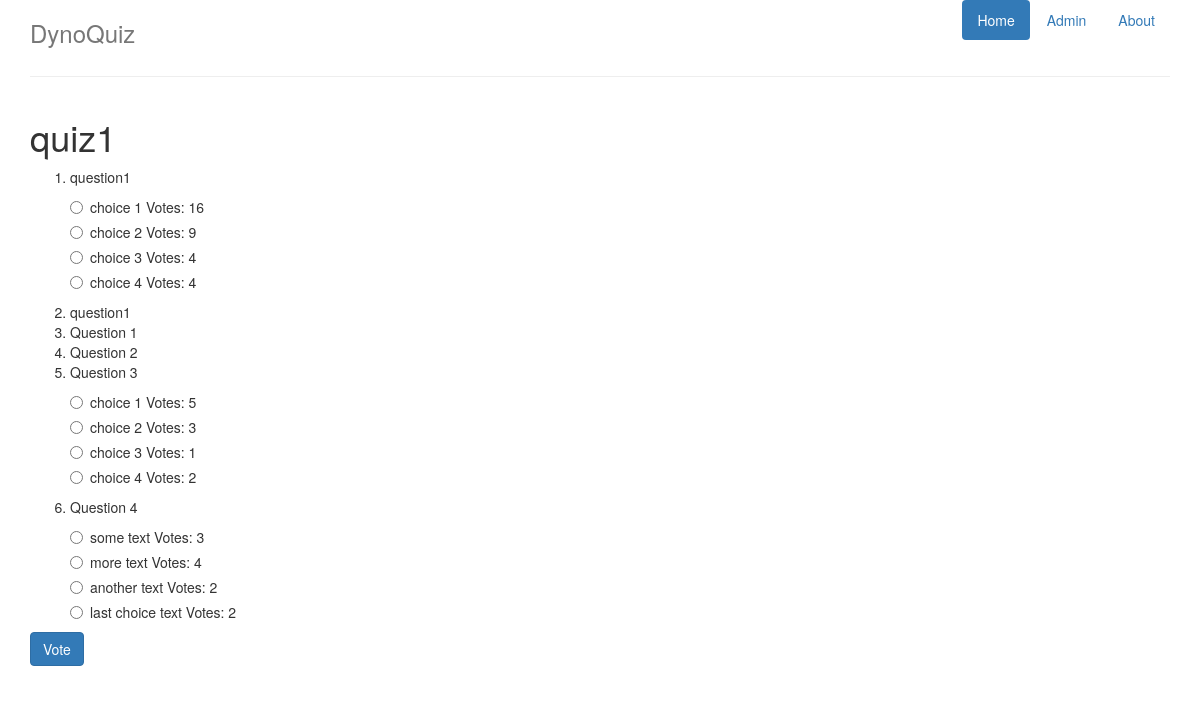
Page /dynoquiz/quiz/1/ on the committed database.
### dynoquiz/models.py (models this page shows, shortened)
class Quiz(models.Model):
    quiz_name = models.CharField(max_length=100)
    quiz_details = models.CharField(max_length=200, null=True)
    date_created = models.DateTimeField('date created')

class Question(models.Model):
    quiz = models.ForeignKey(Quiz)
    question_text = models.CharField(max_length=200)
    date_created = models.DateTimeField('date created')

class Choice(models.Model):
    question = models.ForeignKey(Question)
    choice_text = models.CharField(max_length=200)
    votes = models.IntegerField(default=0)

### dynoquiz/views.py (the view)
# urls.py: url(r'^quiz/(?P<quiz_id>[0-9]+)/$', views.quizdetail, name='quiz_detail'),
def quizdetail(request, quiz_id):
    quiz = Quiz.objects.get(pk=quiz_id)
    context = {'quiz': quiz}
    return render(request, 'dynoquiz/quizdetail.html', context)

### dynoquiz/templates/dynoquiz/quizdetail.html (shortened to what this page needs)
{% extends "dynoquiz/base.html" %}
{% block content %}
<div class="row">
    <div class="col-lg-12">
        <h1>{{quiz.quiz_name}}</h1>
        <form action="{% url 'dynoquiz:vote' quiz.id %}" method="post">
            {% if quiz.question_set.all %}
            <ol>
                {% for question in quiz.question_set.all %}
                    <li>{{question.question_text }}</li>
                    {% for choice in question.choice_set.all %}
                        <div class="radio">
                            <label><input type="radio" name="question{{question.id}}" id="choice{{choice.id}}" value="{{choice.id}}">{{choice.choice_text}} Votes: {{choice.votes}}</label>
                        </div>
                    {% endfor %}
                {% endfor %}
            </ol>
            {% else %}
                    <p>No questions for this quiz.</p>
            {% endif %}
            <input type="submit" value="Vote" class="btn btn-primary" />
        </form>
    </div>
</div>
{% endblock %}

### rows in the picture
Quiz: quiz_name "quiz1"
Question: question_text "question1"
Choice: choice_text "choice 1", votes "16"
Choice: choice_text "choice 2", votes "9"
Choice: choice_text "choice 3", votes "4"
Choice: choice_text "choice 4", votes "4"
Question: question_text "question1"
Question: question_text "Question 1"
Question: question_text "Question 2"
Question: question_text "Question 3"
Choice: choice_text "choice 1", votes "5"
Choice: choice_text "choice 2", votes "3"
Choice: choice_text "choice 3", votes "1"
Choice: choice_text "choice 4", votes "2"
Question: question_text "Question 4"
Choice: choice_text "some text", votes "3"
Choice: choice_text "more text", votes "4"
Choice: choice_text "another text", votes "2"
Choice: choice_text "last choice text", votes "2"
